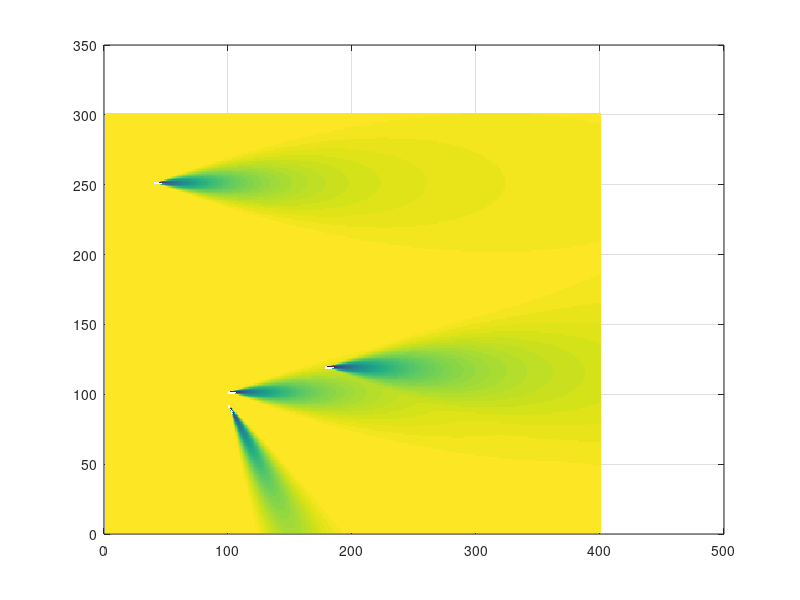

This chart was generated by the following MATLAB code:
clear all;close all
n = 200;
m=150;
Resolution = 0.5;
[xx,yy] = meshgrid(0:Resolution:n,0:Resolution:m);
u=9;
theta = deg2rad(300);

x0 =50;
y0= 45;
r0=3;
distances = abs((xx-x0)*cos(theta)+(yy-y0)*sin(theta));
distances2 = sqrt((xx-x0).^2+(yy-y0).^2);
Degrees = acos(distances./distances2);
LimitDegrees = deg2rad(20);
for ii = 1:size(xx,1)
    for jj = 1:size(yy,2)
        if Degrees(ii,jj)>deg2rad(20) || xx(ii,jj)<x0
            v(ii,jj) = u;
        else
            f = (1+cos(9*Degrees(ii,jj)))/2;
            v(ii,jj) = u*(1-((2/3)*(r0/(r0+0.1*distances(ii,jj))).^2)*f);
        end
    end
end


x02 =50;
y02= 50;
r0=3;
distancesB = sqrt((xx-x02).^2);
distances2B = sqrt((xx-x02).^2+(yy-y02).^2);
DegreesB = acos(distancesB./distances2B);
for ii = 1:size(xx,1)
    for jj = 1:size(yy,2)
        if DegreesB(ii,jj)>deg2rad(20) || xx(ii,jj)<x02
            v(ii,jj) = v(ii,jj);
        else
            f = (1+cos(9*DegreesB(ii,jj)))/2;
            v(ii,jj) = v(ii,jj)*(1-((2/3)*(r0/(r0+0.1*distancesB(ii,jj))).^2)*f);
        end
    end
end


x03 =89;
y03= 59;
r0=3;
distancesC = sqrt((xx-x03).^2);
distances2C = sqrt((xx-x03).^2+(yy-y03).^2);
DegreesC = acos(distancesC./distances2C);
for ii = 1:size(xx,1)
    for jj = 1:size(xx,2)
        if DegreesC(ii,jj)>deg2rad(20) || xx(ii,jj)<x03
            v(ii,jj) = v(ii,jj);
        else
            f = (1+cos(9*DegreesC(ii,jj)))/2;
            v(ii,jj) = v(ii,jj)*(1-((2/3)*(r0/(r0+0.1*distancesC(ii,jj))).^2)*f);
        end
    end
end


x04 =20;
y04= 125;
r0=3;
distancesD = sqrt((xx-x04).^2);
distances2D = sqrt((xx-x04).^2+(yy-y04).^2);
DegreesD = acos(distancesD./distances2D);
for ii = 1:size(xx,1)
    for jj = 1:size(xx,2)
        if DegreesD(ii,jj)>deg2rad(20) || xx(ii,jj)<x04
            v(ii,jj) = v(ii,jj);
        else
            f = (1+cos(9*DegreesD(ii,jj)))/2;
            v(ii,jj) = v(ii,jj)*(1-((2/3)*(r0/(r0+0.1*distancesD(ii,jj))).^2)*f);
        end
    end
end

figure;
surf(v,'EdgeColor','None');
view(2);
box on

